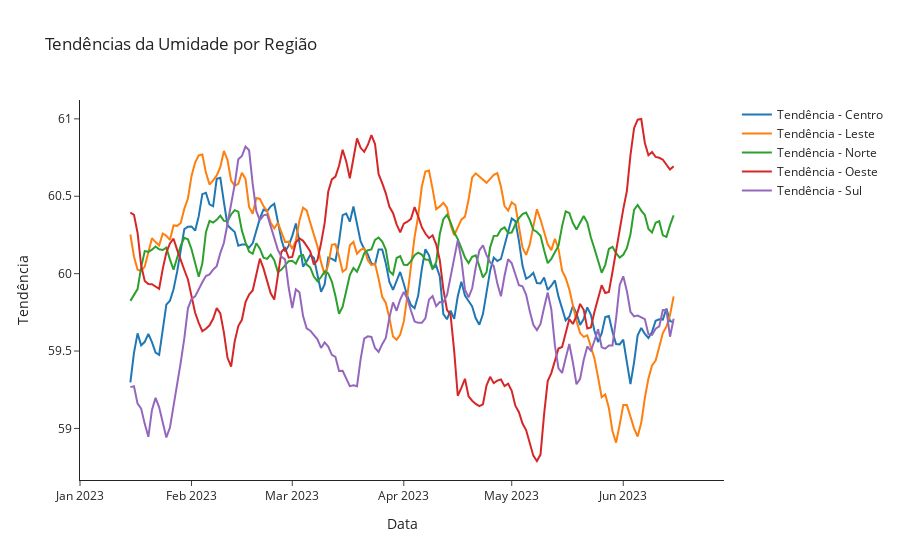
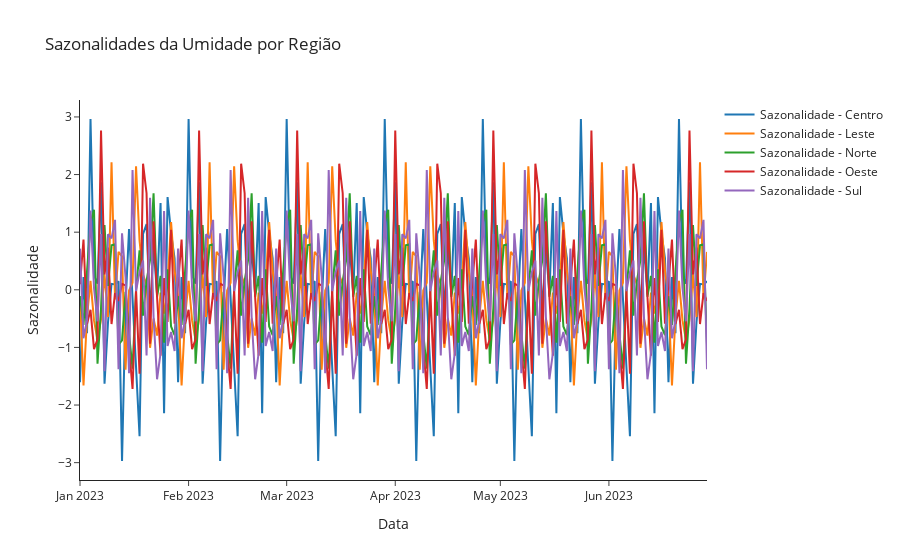

Source (notebook cell) for these figures, in order:
### Code cell
regioes = clima['region'].unique()
resultados = {}

# Calcula a decomposição para cada região e armazena os resultados
for reg in regioes:
    serie = clima[clima['region'] == reg].set_index('date')['humidity']
    resultado = seasonal_decompose(serie, model='additive', period=28)
    resultados[reg] = resultado

# Gráfico 1: Todas as tendências
fig_trend = go.Figure()
for reg in regioes:
    fig_trend.add_trace(go.Scatter(
        x=resultados[reg].trend.index,
        y=resultados[reg].trend,
        mode='lines',
        name=f'Tendência - {reg}'
    ))
fig_trend.update_layout(
    title='Tendências da Umidade por Região',
    xaxis_title='Data',
    yaxis_title='Tendência',
    template='simple_white'
)
fig_trend.show()

# Gráfico 2: Todas as sazonalidades
fig_seasonal = go.Figure()
for reg in regioes:
    fig_seasonal.add_trace(go.Scatter(
        x=resultados[reg].seasonal.index,
        y=resultados[reg].seasonal,
        mode='lines',
        name=f'Sazonalidade - {reg}'
    ))
fig_seasonal.update_layout(
    title='Sazonalidades da Umidade por Região',
    xaxis_title='Data',
    yaxis_title='Sazonalidade',
    template='simple_white'
)
fig_seasonal.show()

### Figure 1 — Plotly figure (JSON) as saved in the notebook; plotly's stock layout.template omitted (floating-point values rounded to 4 significant figures; data arrays with more than 128 entries replaced by an {"elided": "..."} marker saying what was removed)
{"data": [{"mode": "lines", "name": "Tendência - Centro", "type": "scatter", "x": {"elided": "180 str values"}, "y": {"elided": "180 float values"}}, {"mode": "lines", "name": "Tendência - Leste", "type": "scatter", "x": {"elided": "180 str values"}, "y": {"elided": "180 float values"}}, {"mode": "lines", "name": "Tendência - Norte", "type": "scatter", "x": {"elided": "180 str values"}, "y": {"elided": "180 float values"}}, {"mode": "lines", "name": "Tendência - Oeste", "type": "scatter", "x": {"elided": "180 str values"}, "y": {"elided": "180 float values"}}, {"mode": "lines", "name": "Tendência - Sul", "type": "scatter", "x": {"elided": "180 str values"}, "y": {"elided": "180 float values"}}], "layout": {"title": {"text": "Tendências da Umidade por Região"}, "xaxis": {"title": {"text": "Data"}}, "yaxis": {"title": {"text": "Tendência"}}}}

### Figure 2 — Plotly figure (JSON) as saved in the notebook; plotly's stock layout.template omitted (floating-point values rounded to 4 significant figures; data arrays with more than 128 entries replaced by an {"elided": "..."} marker saying what was removed)
{"data": [{"mode": "lines", "name": "Sazonalidade - Centro", "type": "scatter", "x": {"elided": "180 str values"}, "y": {"elided": "180 float values"}}, {"mode": "lines", "name": "Sazonalidade - Leste", "type": "scatter", "x": {"elided": "180 str values"}, "y": {"elided": "180 float values"}}, {"mode": "lines", "name": "Sazonalidade - Norte", "type": "scatter", "x": {"elided": "180 str values"}, "y": {"elided": "180 float values"}}, {"mode": "lines", "name": "Sazonalidade - Oeste", "type": "scatter", "x": {"elided": "180 str values"}, "y": {"elided": "180 float values"}}, {"mode": "lines", "name": "Sazonalidade - Sul", "type": "scatter", "x": {"elided": "180 str values"}, "y": {"elided": "180 float values"}}], "layout": {"title": {"text": "Sazonalidades da Umidade por Região"}, "xaxis": {"title": {"text": "Data"}}, "yaxis": {"title": {"text": "Sazonalidade"}}}}
